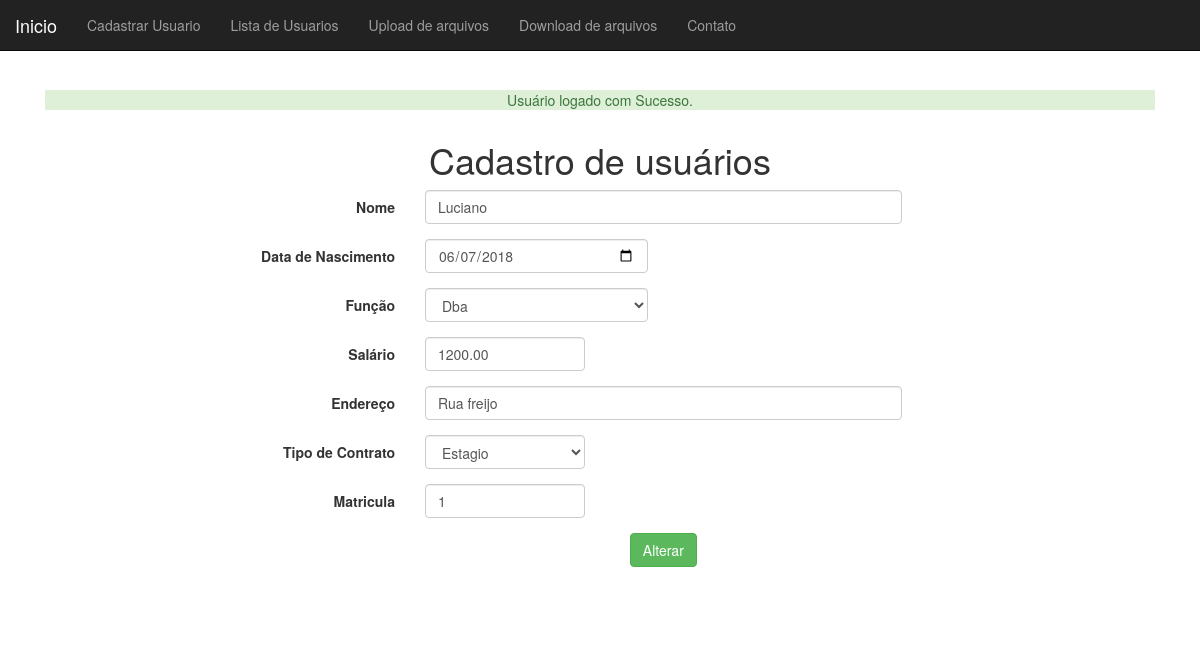
Screenshot of /usuario-altera-formulario.php?id=80 (signed in) with the database file from the repository.
### tables this page shows
CREATE TABLE `listadeusuarios` (
  `id` int(11) NOT NULL,
  `nome` varchar(255) NOT NULL,
  `dtNasc` date NOT NULL,
  `endereco` varchar(255) NOT NULL,
  `job_id` int(10) UNSIGNED DEFAULT NULL,
  `salario` decimal(8,2) DEFAULT NULL,
  `matricula` varchar(255) DEFAULT NULL,
  `tipoContrato` varchar(255) DEFAULT NULL
);

### objetos/PessoaDao.php (called while the page is built, shortened)
<?php
class PessoaDao{
    private $conexao;
    function __construct($conexao)
    {
        $this->conexao = $conexao;
    }
    function buscaPessoa($id){
        $query = "select * from listaDeUsuarios where id = {$id}";
        $resultado = mysqli_query($this->conexao, $query);
        $usuarioBuscado = mysqli_fetch_assoc($resultado);
        $job = new Job();
        $job->setId($usuarioBuscado['job_id']);
        $nome = ($usuarioBuscado['nome']);
        $dtNasc = ($usuarioBuscado['dtNasc']);
        $endereco = ($usuarioBuscado['endereco']);
        $salario = ($usuarioBuscado['salario']);
        $pessoa = new Funcionario($nome, $dtNasc, $endereco, $job, $salario);
        $pessoa->setId($usuarioBuscado['id']);
        $pessoa->setTipoContrato($usuarioBuscado['tipoContrato']);
        $pessoa->setMatricula($usuarioBuscado['matricula']);
        return $pessoa;
    }
}

### objetos/pessoa.php (called while the page is built, shortened)
<?php
abstract class Pessoa{
    private $nome;
    private $dtNasc;
    private $endereco;
    private $job;
    private $salario;
    function __construct($nome, $dtNasc, $endereco, Job $job, $salario)
    {
        $this->nome = $nome;
        $this->dtNasc = $dtNasc;
        $this->endereco = $endereco;
        $this->job = $job;
        $this->salario = $salario;
    }
    public function getNome()
    {
        return $this->nome;
    }
    public function getDtNasc(){
        return $this->dtNasc;
    }
    public function getEndereco()
    {
        return $this->endereco;
    }
    public function getJob()
    {
        return $this->job;
    }
    public function getSalario()
    {
        return $this->salario;
    }
}

### banco-categoria.php (called while the page is built, shortened)
<?php
function listaJob ($conexao){
    $jobs = array();
    $query = "select * from job";
    $resultado = mysqli_query($conexao, $query);
    while ($job_array = mysqli_fetch_assoc($resultado)){
        $job = new Job();
        $job->setId($job_array['id']);
        $job->setNome($job_array['nome']);
        array_push($jobs, $job);
    }
    return $jobs;
}

### objetos/job.php (called while the page is built)
<?php
 class Job {
    private $id;
    private $nome;
    public function getId()
    {
        return $this->id;
    }
    public function setId($id)
    {
        $this->id = $id;
    }
    public function getNome()
    {
        return $this->nome;
    }
     public function setNome($nome)
     {
         $this->nome = $nome;
     }
}

### objetos/Funcionario.php (called while the page is built)
<?php
class Funcionario extends Pessoa
{
    protected $matricula;
    protected $tipoContrato;
    public  function  setMatricula($matricula)
    {
        $this->matricula = $matricula;
    }
    public  function  setTipoContrato($tipoContrato)
    {
        $this->tipoContrato = $tipoContrato;
    }
    public function getMatricula()
    {
        return $this->matricula;
    }
    public function getTipoContrato()
    {
        return $this->tipoContrato;
    }
}

### usuario-formulario-base.php (the view)
<div class="form-group">
                <label for="nome" class="col-sm-3 control-label">Nome</label>
                <div class="col-sm-8">
                    <input type="text" class="form-control" placeholder="Nome" name="nome" data-validation="required"
                           value="<?=$pessoa->getNome()?>">
                </div>
            </div>
            <div class="form-group">
                <label for="dtNasc" class="col-sm-3 control-label">Data de Nascimento</label>
                <div class="col-sm-4">
                    <input class="datepicker form-control"  type="date" name="dtNasc" data-validation="required"
                           value="<?=$pessoa->getDtNasc()?>">
                </div>
            </div>
            <div class="form-group">
                <label for="nome" class="col-sm-3 control-label">Função</label>
                <div class="col-sm-4">
                    <select class="form-control" name="job_id">
                        <?php foreach ($jobs as $job) :
                            $proficao = $pessoa->getJob()->getId() == $job->getId();
                            $selecao = $proficao ? "selected='selected'":"";
                            ?>
                            <option  value="<?=$job->getId()?>" <?=$selecao?> >
                                <?=$job->getNome()?><br/>
                            </option>
                        <?php endforeach; ?>
                    </select>
                </div>
            </div>
            <div class="form-group">
                <label for="nome" class="col-sm-3 control-label">Salário</label>
                <div class="col-sm-3">
                    <input type="number" class="form-control" placeholder="Salario" name=salario data-validation="required"
                           value="<?=$pessoa->getSalario()?>">
                </div>
            </div>
            <div class="form-group">
                <label for="nome" class="col-sm-3 control-label">Endereço</label>
                <div class="col-sm-8">
                    <input type="text" class="form-control" placeholder="Endereço" name="endereco" data-validation="required"
                           value="<?=$pessoa->getEndereco()?>">
                </div>
            </div>
            <div class="form-group">
                <label for="nome" class="col-sm-3 control-label">Tipo de Contrato</label>
                <div class="col-sm-3">
                    <select class="form-control" name="tipoContrato">
                        <?php
                        $tipos = array("Estagio","CLT");
                        foreach ($tipos as $tipo) :
                            $proficaoTipo = $pessoa->getTipoContrato() == $tipo;
                            $selecao = $proficaoTipo ? "selected='selected'":"";
                            ?>
                            <option  value="<?=$tipo?>" <?=$selecao?> >
                                <?=$tipo?><br/>
                            </option>
                        <?php endforeach; ?>
                    </select>
                </div>
            </div>
            <div class="form-group">
                <label for="nome" class="col-sm-3 control-label">Matricula</label>
                <div class="col-sm-3">
                    <input type="number" class="form-control" placeholder="Matricula" name=matricula data-validation="required"
                           value="<?=$pessoa->getMatricula()?>">
                </div>
            </div>

### css/cadastro.css (style rules this page uses)
body { padding-top: 50px; }

### rows the page displays
listadeusuarios: nome "Luciano", dtNasc "06/07/2018", salario "1200.00", endereco "Rua freijo", matricula "1"

### other values shown
$_SESSION[$tipo] "Usuário logado com Sucesso."
form field job_id "Dba"
form field tipoContrato "Estagio"
